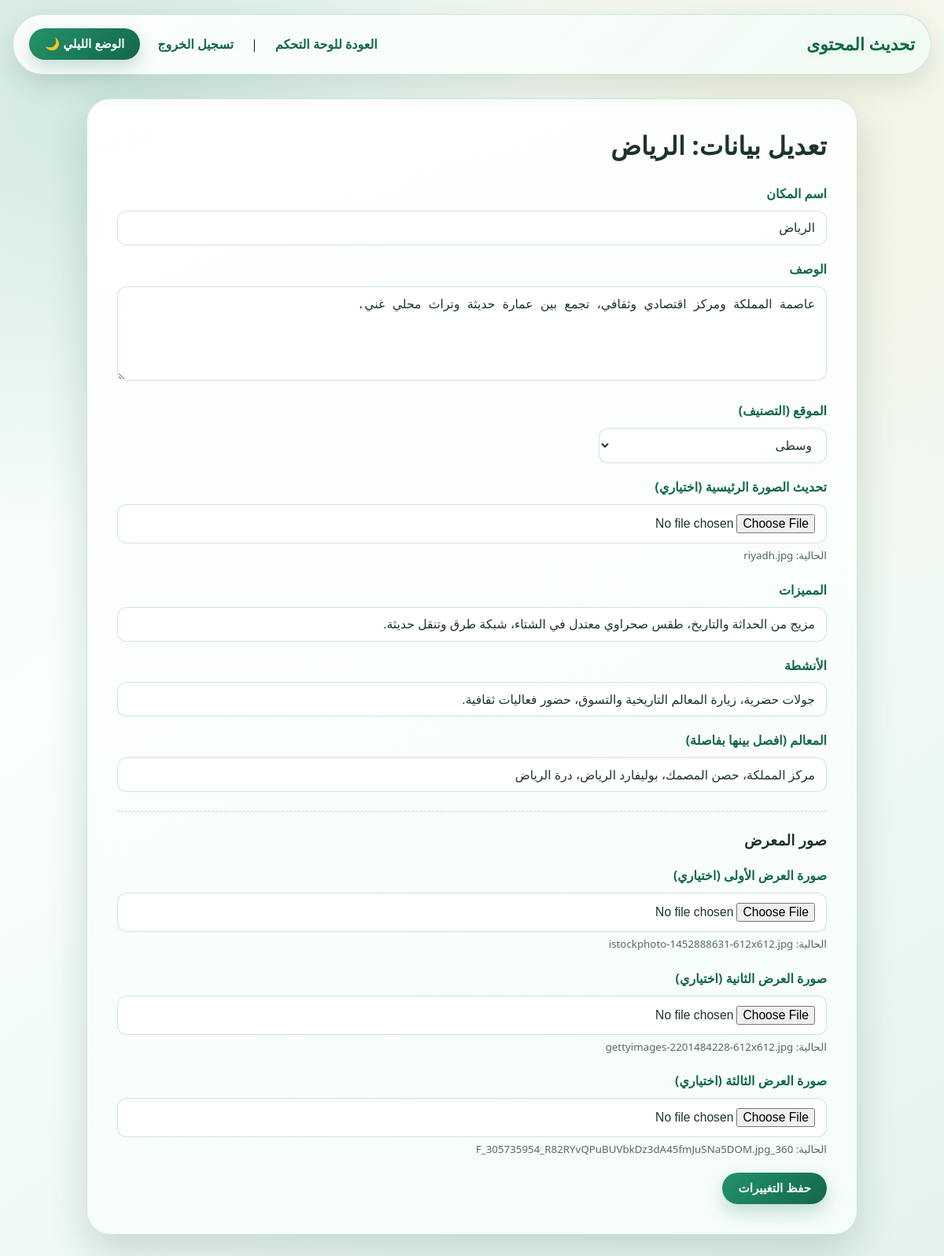
The page /update_content.php?id=1 (signed in) on the database its author committed.
### tables this page shows
CREATE TABLE regions (
    id INT AUTO_INCREMENT PRIMARY KEY,
    name VARCHAR(100) NOT NULL,
    category VARCHAR(50) NOT NULL,
    description TEXT NOT NULL,
    main_image VARCHAR(255) NOT NULL,
    features TEXT NOT NULL,
    activities TEXT NOT NULL,
    landmarks TEXT NOT NULL,
    gallery_img1 VARCHAR(255) NOT NULL,
    gallery_img2 VARCHAR(255) DEFAULT '',
    gallery_img3 VARCHAR(255) DEFAULT ''
);

### update_content.php (the view, shortened to what this page needs)
<?php
require 'db.php';
$id = $_GET['id'];
$stmt = $pdo->prepare("SELECT * FROM regions WHERE id = ?");
$stmt->execute([$id]);
$region = $stmt->fetch();
?>
<!DOCTYPE html>
<html lang="ar" dir="rtl">
<head>
    <link rel="stylesheet" href="styles_test.css">
</head>
<body>
    <header>
        <div class="logo">تحديث المحتوى</div>
        <nav><a href="admin_dashboard.php">العودة للوحة التحكم</a> | <a href="logout.php">تسجيل الخروج</a> <button onclick="toggleNightMode()">الوضع الليلي 🌙</button></nav>
    </header>
    <div class="form-container">
        <h2>تعديل بيانات: <?php echo $region['name']; ?></h2>
        <form method="POST" enctype="multipart/form-data">
            <div class="form-group">
                <label>اسم المكان</label>
                <input type="text" name="name" value="<?php echo $region['name']; ?>" required>
            </div>
            <div class="form-group">
                <label>الوصف</label>
                <textarea name="description" rows="4"><?php echo $region['description']; ?></textarea>
            </div>
            <div class="form-group">
                <label>الموقع (التصنيف)</label>
                <select name="category">
                    <option value="وسطى" <?php if($region['category']=='وسطى') echo 'selected'; ?>>وسطى</option>
                </select>
            </div>
            <div class="form-group">
                <label>تحديث الصورة الرئيسية (اختياري)</label>
                <input type="file" name="main_image" accept="image/*">
                <p><small>الحالية: <?php echo $region['main_image']; ?></small></p>
            </div>
            <div class="form-group">
                <label>المميزات</label>
                <input type="text" name="features" value="<?php echo $region['features']; ?>" placeholder="مثال: معالم طبيعية، تاريخ عريق">
            </div>
            <div class="form-group">
                <label>الأنشطة</label>
                <input type="text" name="activities" value="<?php echo $region['activities']; ?>" placeholder="مثال: جولات سياحية، تخييم">
            </div>
            <div class="form-group">
                <label>المعالم (افصل بينها بفاصلة)</label>
                <input type="text" name="landmarks" value="<?php echo $region['landmarks']; ?>" placeholder="مثال: مدائن صالح، جبل الفيل">
            </div>
            <hr>
            <h3>صور المعرض</h3>
            <div class="form-group">
                <label>صورة العرض الأولى (اختياري)</label>
                <input type="file" name="g1" accept="image/*">
                <p><small>الحالية: <?php echo $region['gallery_img1']; ?></small></p>
            </div>
            <div class="form-group">
                <label>صورة العرض الثانية (اختياري)</label>
                <input type="file" name="g2" accept="image/*">
                <p><small>الحالية: <?php echo $region['gallery_img2'] ? $region['gallery_img2'] : 'لا توجد'; ?></small></p>
            </div>
            <div class="form-group">
                <label>صورة العرض الثالثة (اختياري)</label>
                <input type="file" name="g3" accept="image/*">
                <p><small>الحالية: <?php echo $region['gallery_img3'] ? $region['gallery_img3'] : 'لا توجد'; ?></small></p>
            </div>
            <button type="submit" class="btn btn-add-new">حفظ التغييرات</button>
        </form>
    </div>
</body>
</html>

### styles_test.css (style rules this page uses)
:root { --bg-main: #eef7f1; --bg-panel: #ffffff; --bg-soft: #f6fcf8; --primary: #1c8a62; --primary-strong: #136749; --gold: #d6b35f; --gold-soft: #f2dfa4; --text-main: #113d2c; --text-muted: #4f6c61; --text-dark: #1d332b; --line: rgba(28, 138, 98, 0.2); --shadow-soft: 0 14px 32px rgba(19, 75, 57, 0.12); --shadow-strong: 0 22px 50px rgba(19, 75, 57, 0.18); --radius-xl: 30px; --radius-lg: 20px; --radius-md: 14px; }
* { box-sizing: border-box; }
body { margin: 0; font-family: "Tajawal", "Segoe UI", Tahoma, sans-serif; direction: rtl; color: var(--text-dark); line-height: 1.8; background: radial-gradient(circle at 12% 8%, rgba(28, 138, 98, 0.15), transparent 30%), radial-gradient(circle at 86% 12%, rgba(214, 179, 95, 0.16), transparent 35%), linear-gradient(145deg, #edf7f2 0%, #f9fffc 38%, #e4f3eb 100%); min-height: 100vh; }
h1, h2, h3 { margin-top: 0; line-height: 1.3; letter-spacing: 0.2px; }
h2 { font-size: clamp(1.5rem, 3vw, 2rem); }
p { margin: 0 0 1rem; }
header { width: min(1220px, calc(100% - 32px)); margin: 18px auto 0; padding: 14px 20px; border-radius: 999px; position: sticky; top: 12px; z-index: 1000; backdrop-filter: blur(12px); background: linear-gradient( 135deg, rgba(255, 255, 255, 0.92) 0%, rgba(240, 252, 245, 0.88) 100% ); border: 1px solid var(--line); box-shadow: var(--shadow-soft); display: flex; justify-content: space-between; align-items: center; gap: 20px; }
.logo { font-size: 1.35rem; font-weight: 800; color: var(--primary-strong); text-shadow: 0 0 14px rgba(28, 138, 98, 0.14); white-space: nowrap; }
nav { display: flex; align-items: center; gap: 8px; flex-wrap: wrap; justify-content: flex-end; }
nav a { color: var(--primary-strong); text-decoration: none; padding: 9px 14px; border-radius: 999px; transition: all 0.25s ease; font-weight: 600; }
.form-container { width: min(980px, calc(100% - 32px)); margin: 30px auto 48px; padding: clamp(22px, 3.5vw, 38px); border-radius: var(--radius-xl); background: linear-gradient(160deg, rgba(255, 255, 255, 0.98), rgba(245, 253, 248, 0.98)); border: 1px solid var(--line); box-shadow: var(--shadow-strong); }
.form-group { margin-bottom: 16px; }
.form-group label { display: block; color: var(--primary-strong); margin-bottom: 7px; font-weight: 700; }
.form-group input[type="text"], .form-group input[type="password"], .form-group input[type="file"], .form-group select, .form-group textarea, input[type="text"], input[type="password"], input[type="file"], select, textarea { width: 100%; padding: 12px 14px; border-radius: 12px; border: 1px solid rgba(28, 138, 98, 0.22); background: #ffffff; color: #1d332b; font-size: 0.98rem; transition: border-color 0.2s ease, box-shadow 0.2s ease; }
select { max-width: 290px; }
textarea { min-height: 120px; resize: vertical; }
.form-container hr { border: none; border-top: 1px dashed rgba(28, 138, 98, 0.3); margin: 24px 0; }
small { color: #4f6c61; }
.btn, .btn-edit, .btn-add-new, button { appearance: none; border: none; border-radius: 999px; padding: 11px 20px; font-weight: 700; font-size: 0.95rem; text-decoration: none !important; display: inline-flex; align-items: center; justify-content: center; gap: 6px; color: #f3fff9 !important; background: linear-gradient(135deg, #22936a, #136749); box-shadow: 0 10px 22px rgba(19, 103, 73, 0.22); cursor: pointer; transition: transform 0.2s ease, filter 0.2s ease, box-shadow 0.2s ease; }

### rows shown on the page
regions: name "الرياض", description "عاصمة المملكة ومركز اقتصادي وثقافي، تجمع بين عمارة حديثة وتراث محلي غني.", category "وسطى", main_image "riyadh.jpg", features "مزيج من الحداثة والتاريخ، طقس صحراوي معتدل في الشتاء، شبكة طرق وتنقل حديثة.", activities "جولات حضرية، زيارة المعالم التاريخية والتسوق، حضور فعاليات ثقافية.", landmarks "مركز المملكة، حصن المصمك، بوليفارد الرياض، درة الرياض", gallery_img1 "istockphoto-1452888631-612x612.jpg", gallery_img2 "gettyimages-2201484228-612x612.jpg", gallery_img3 "360_F_305735954_R82RYvQPuBUVbkDz3dA45fmJuSNa5DOM.jpg"
